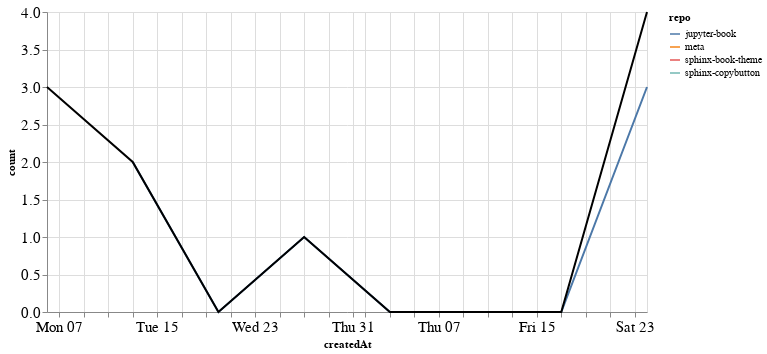

Notebook code cell kept with this figure:
### Markdown cell above
### PRs

### Code cell
prs_time = prs.groupby('repo').resample('W', on='createdAt').count()['author'].reset_index()
prs_time = prs_time.rename(columns={'author': 'count'})
prs_time_total = prs_time.groupby('createdAt').agg({"count": "sum"}).reset_index()

ch1 = alt.Chart(prs_time, width=600).mark_line().encode(
    x='createdAt',
    y='count',
    color='repo',
    tooltip="repo"
)

ch2 = alt.Chart(prs_time_total, width=600).mark_line(color="black").encode(
    x='createdAt',
    y='count',
)

ch1 + ch2

### Figure 1 — Vega-Lite specification as saved in the notebook (floating-point values rounded to 4 significant figures)
{"config": {"axisLeft": {"labelFontSize": 15}, "axisBottom": {"labelFontSize": 15}}, "layer": [{"data": {"name": "data-000fcb927ef072e2764646adbbbfe104"}, "mark": "line", "encoding": {"color": {"type": "nominal", "field": "repo"}, "tooltip": {"type": "nominal", "field": "repo"}, "x": {"type": "temporal", "field": "createdAt"}, "y": {"type": "quantitative", "field": "count"}}, "width": 600}, {"data": {"name": "data-53e1053197871be9a25d40ed3409aa2f"}, "mark": {"type": "line", "color": "black"}, "encoding": {"x": {"type": "temporal", "field": "createdAt"}, "y": {"type": "quantitative", "field": "count"}}, "width": 600}], "$schema": "https://vega.github.io/schema/vega-lite/v4.8.1.json", "datasets": {"data-000fcb927ef072e2764646adbbbfe104": [{"repo": "jupyter-book", "createdAt": "2020-12-13T00:00:00", "count": 2}, {"repo": "jupyter-book", "createdAt": "2020-12-20T00:00:00", "count": 0}, {"repo": "jupyter-book", "createdAt": "2020-12-27T00:00:00", "count": 1}, {"repo": "jupyter-book", "createdAt": "2021-01-03T00:00:00", "count": 0}, {"repo": "jupyter-book", "createdAt": "2021-01-10T00:00:00", "count": 0}, {"repo": "jupyter-book", "createdAt": "2021-01-17T00:00:00", "count": 0}, {"repo": "jupyter-book", "createdAt": "2021-01-24T00:00:00", "count": 3}, {"repo": "meta", "createdAt": "2021-01-24T00:00:00", "count": 1}, {"repo": "sphinx-book-theme", "createdAt": "2020-12-06T00:00:00", "count": 1}, {"repo": "sphinx-copybutton", "createdAt": "2020-12-06T00:00:00", "count": 2}], "data-53e1053197871be9a25d40ed3409aa2f": [{"createdAt": "2020-12-06T00:00:00", "count": 3}, {"createdAt": "2020-12-13T00:00:00", "count": 2}, {"createdAt": "2020-12-20T00:00:00", "count": 0}, {"createdAt": "2020-12-27T00:00:00", "count": 1}, {"createdAt": "2021-01-03T00:00:00", "count": 0}, {"createdAt": "2021-01-10T00:00:00", "count": 0}, {"createdAt": "2021-01-17T00:00:00", "count": 0}, {"createdAt": "2021-01-24T00:00:00", "count": 4}]}}
